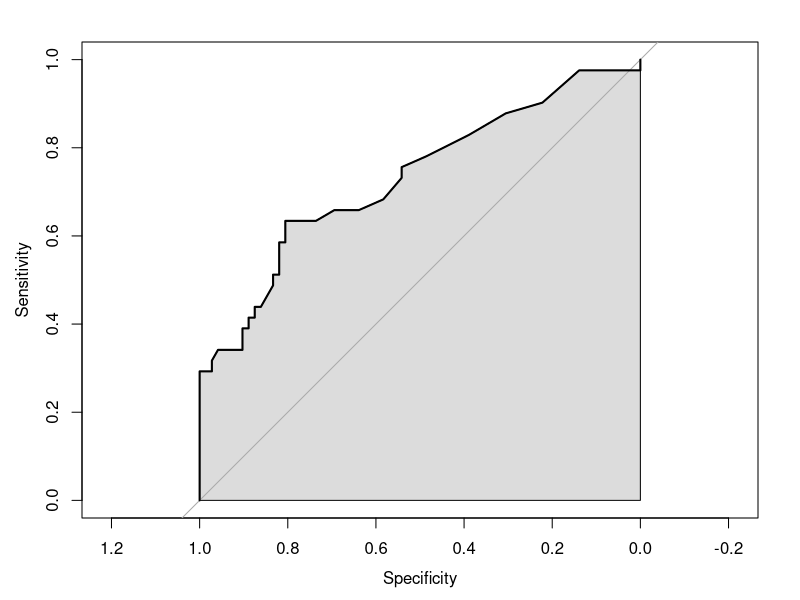
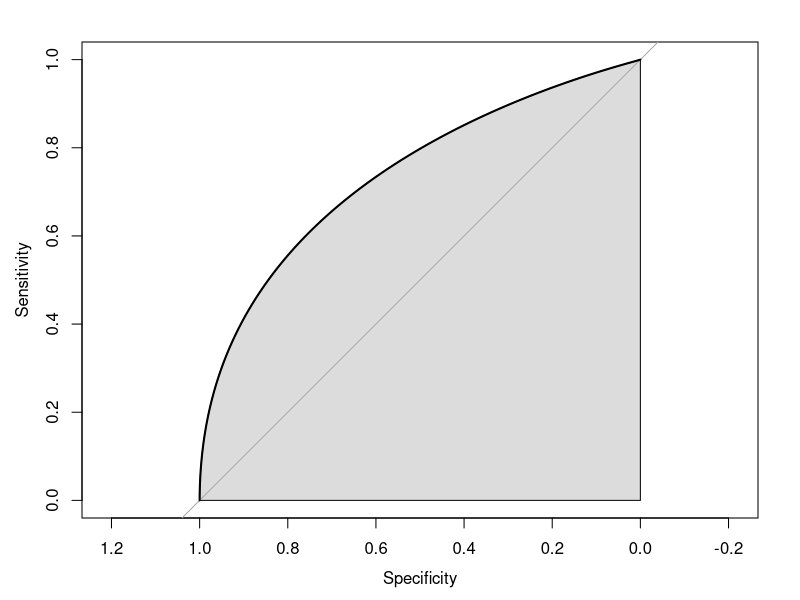
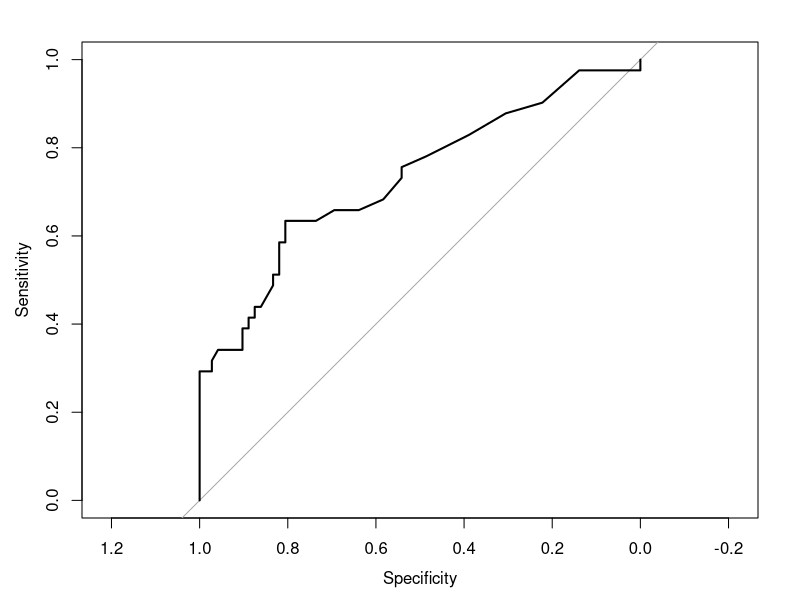
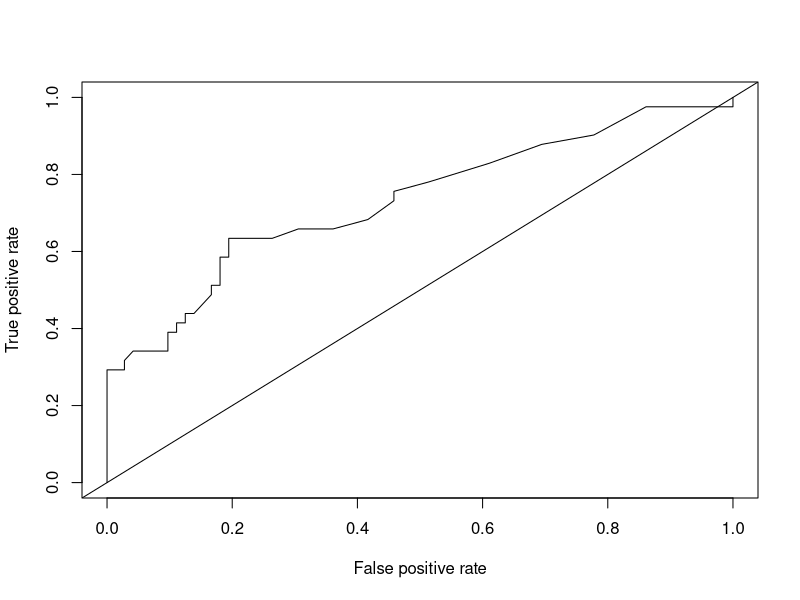
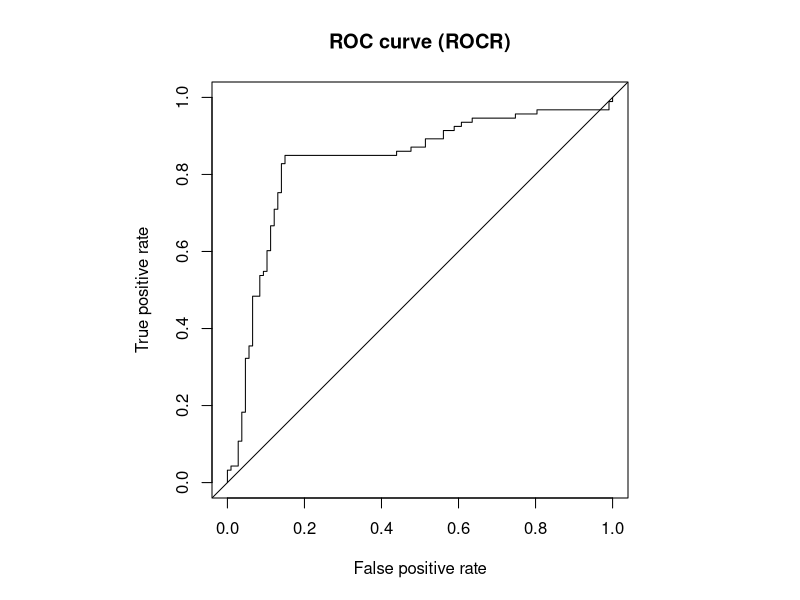
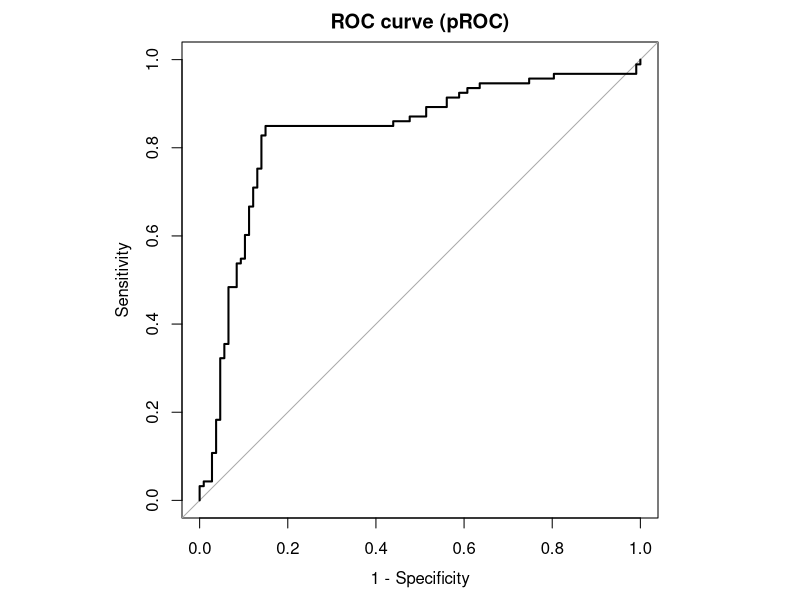

These figures' R source, in order: (Note: this script raises an error after producing the figures.)
###Note this is mainly a play program, used for testing and various views and sortings

library(pROC)
library(ROCR)
##pROC
data(aSAH)
myroc <- roc(aSAH$outcome, aSAH$s100b)
auc(myroc)
roc(outcome ~ s100b, aSAH, smooth=TRUE) 
plot(myroc, auc.polygon=TRUE)
plot(roc(outcome ~ s100b, aSAH, smooth=TRUE), auc.polygon=TRUE)

plot(myroc)

##ROCR
labels <- ifelse(aSAH$outcome == "Poor", 1, 0)
pred <- prediction(aSAH$s100b, labels)
perf <- performance(pred, "tpr", "fpr")
plot(perf)
abline(a=0, b= 1)

#They both have diagonal lines

####
data(ROCR.simple)

pred <- prediction(ROCR.simple$predictions,ROCR.simple$labels)
sn = slotNames(pred)
sapply(sn, function(x) length(slot(pred, x)))

sapply(sn, function(x) class(slot(pred, x)))
roc.perf = performance(pred, measure = "tpr", x.measure = "fpr")
par(pty='s') #makes the plot square
plot(roc.perf,main="ROC curve (ROCR)")
abline(a=0, b= 1)

roc.proc <- roc(ROCR.simple$labels, ROCR.simple$predictions)
plot(roc.proc, main="ROC curve (pROC)",legacy.axes=TRUE) #legacy axes makes it 1-spec instead of spec

#They're both step functions
N<-101
Np<-51
Nn<-50
K<-5
Nk<-20
Nnk<-10
Npk<-10
TPk<-10 
TNk<-10
SpecialFoldTP<-9
SpecialFoldTN<-9
TP<-(K-1)*TPk+SpecialFoldTP
TN<-(K-1)*TNk+SpecialFoldTN

MortenP<-(1-1/Np)*(1-1/(Nn))
MortenA<-(1/K)*((K-1)+(1-(1/(Np/K)))*(1-(1/(Nn/K))))
MelanieP<-(1/2)*((TN/Nn)+(TP/Np))
MelanieA<- (K-1)*(Nk/N)*(1/2)*(TNk/Nnk+TPk/Npk)+(Nk/N)*(1/2)*(SpecialFoldTP/Npk+SpecialFoldTN/Nnk)

(1/2)*((TN/Nn)+(49/51))
(K-1)*(Nk/N)*(1/2)*(TNk/Nnk+TPk/Npk)+(Nk/N)*(1/2)*(SpecialFoldTP/11+SpecialFoldTN/Nnk)

MortenP
MortenA
MelanieP
MelanieA


## Play data set
dl<-copy(kloop_BIGBIG) #[ K == 10 ] & Stat=="Averaged" Metric == "Precision" & type == "stratified" &
dl<-dl[!startsWith(dataset, "clean")]
dl<-dl[Metric != "AUC ROCR"]
dl[, prev :=
     fcase(
       startsWith(dataset, "sim_low"), "low",
       startsWith(dataset, "sim_mid"), "mid",
       startsWith(dataset, "sim_bal"), "bal",
       default = NA_character_)]
dl[, prev_num := factor(
  fcase(
    prev == "low",  0.01,
    prev == "mid",  0.10,
    prev == "bal",  0.50,
    default = NA_real_
  ),
  levels = c(0.01, 0.10, 0.50),
  labels = c("0.01", "0.1", "0.5")
)]
dl[,abs_diff := abs(diff_est)]
dl[, size_label := {
  # sort unique N within this prev level
  Ns <- sort(unique(N))
  # assign labels in order
  factor(N,
         levels = Ns,
         labels = size_labels[seq_along(Ns)])
}, by = prev]
dl[mc_dt, on = .(Metric, prev, size_label), MC := i.MC]
dl[, est.err := Value - MC]
#dl[,absest.err := abs(Value - MC)]

w <- setdiff(names(dl), c("Stat","Value","Var","Std", "est.err"))
dl <- dcast(
  dl,
  formula = as.formula(paste(paste(w, collapse = " + "), "~ Stat")),
  value.var = c("Value","Var","Std", "est.err") #,"absest.err"
)

w <- c("Value_Averaged", "Var_Averaged", "Std_Averaged", "Value_Pooled", "Var_Pooled", "Std_Pooled", "diff_est", "diff_var", "abs_diff", "est.err_Averaged","est.err_Pooled") #,"absest.err.1_Averaged","absest.err.1_Pooled"
dl <- dl[, {
  out <- list(n_seeds = .N)
  for (col in w) {
    x <- get(col)
    out[[paste0(col, "_mean")]]   <- mean(x, na.rm = TRUE)
    #    out[[paste0(col, "_sd")]]     <- sd(x, na.rm = TRUE)
    out[[paste0(col, "_se")]]     <- sd(x, na.rm = TRUE) / sqrt(sum(!is.na(x)))
    #    out[[paste0(col, "_median")]] <- median(x, na.rm = TRUE)
    #    out[[paste0(col, "_q025")]]   <- as.numeric(quantile(x, 0.025, na.rm = TRUE, names = FALSE))
    #    out[[paste0(col, "_q975")]]   <- as.numeric(quantile(x, 0.975, na.rm = TRUE, names = FALSE))
  }
  out
}, by =  c("Metric", "type", "N", "prev", "prev_num", "size_label", "dataset", "MC")]
dl[,MSE_average:= Var_Averaged_mean+est.err_Averaged_mean^2]
dl[,MSE_pool := Var_Pooled_mean+est.err_Pooled_mean^2]
#Summary tables
w<-dl[,c("Metric", "type", "N", "prev", "prev_num", "size_label","Var_Averaged_mean", "Var_Pooled_mean", "Value_Averaged_se", "Value_Pooled_se","est.err_Averaged_mean", "est.err_Pooled_mean","MSE_average","MSE_pool","absest.err.1_Averaged_mean","absest.err.1_Pooled_mean")]
w<-w[, ':='
     (
       Var_Averaged_mean=round(Var_Averaged_mean,6), 
       Var_Pooled_mean=round(Var_Pooled_mean,6) ,
       est.err_Averaged_mean = round(est.err_Averaged_mean,6),
       est.err_Pooled_mean = round(est.err_Pooled_mean,6),
       MSE_average = round(MSE_average,6),
       MSE_pool = round(MSE_pool,6)
     )]
w<-w[,diff_bias := est.err_Averaged_mean - est.err_Pooled_mean]
w<-w[,absdiff_bias := absest.err.1._Averaged_mean - absest.err.1._Pooled_mean]
w<-w[,diff_mse := MSE_average - MSE_pool]
w<-w[, ':='
     (
       Value_Averaged_mean=round(Value_Averaged_mean,6), 
       Value_Pooled_mean=round(Value_Pooled_mean,6) ,
       diff_est_mean=round(diff_est_mean,6),
       diff_est_q025=round(diff_est_q025,6),
       diff_est_q975=round(diff_est_q975,6),
       est.err_Averaged_mean = round(est.err_Averaged_mean,6),
       est.err_Pooled_mean = round(est.err_Pooled_mean,6)
     )]
w<-dl[,c("Metric", "type", "N", "prev", "prev_num", "size_label","Value_Averaged_mean","Value_Pooled_mean","diff_est_mean","abs_diff_mean", "Value_Averaged_se", "Value_Pooled_se")]
w<-w[,':='( 
  Value_Averaged_mean = round(Value_Averaged_mean,6),
  Value_Pooled_mean = round(Value_Pooled_mean,6),
  diff_est_mean = round(diff_est_mean,6),
  abs_diff_mean = round(abs_diff_mean,6),
  Value_Averaged_se=round(Value_Averaged_se,6), 
  Value_Pooled_se=round(Value_Pooled_se,6)
)]

dl <- melt(
  dl,
  measure.vars  = c("Value_Averaged_se", "Value_Pooled_se"),
  variable.name = "se_kind",
  value.name    = "se"
)

dl[, se_kind := fifelse(se_kind == "Value_Averaged_se", "Average", "Pool")]
dl<-dl[,c("Metric", "type", "N", "prev", "prev_num", "size_label", "se_kind", "se")]
#MSE
dl <- melt(
  dl,
  measure.vars  = c("MSE_average", "MSE_pool"),
  variable.name = "MSE_kind",
  value.name    = "MSE"
)

dl[, MSE_kind := fifelse(MSE_kind == "MSE_average", "Average", "Pool")]
dl[, size_label := factor(size_label, levels = c("Smallest", "Small"  ,  "Medium"  , "Large"  ,  "Largest"))]
dl[, col_id := interaction(MSE_kind, prev_num, drop = TRUE)]
w<- c("Average.0.01"=paste0("Average, ", "\u03C0","=0.01"),"Pool.0.01"=paste0("Pool, ", "\u03C0","=0.01"), "Average.0.1"=paste0("Average, ", "\u03C0","=0.1"), "Pool.0.1"=paste0("Pool, ", "\u03C0","=0.1") ,"Average.0.5"=paste0("Average, ", "\u03C0","=0.5") ,"Pool.0.5"=paste0("Pool, ", "\u03C0","=0.5"))
